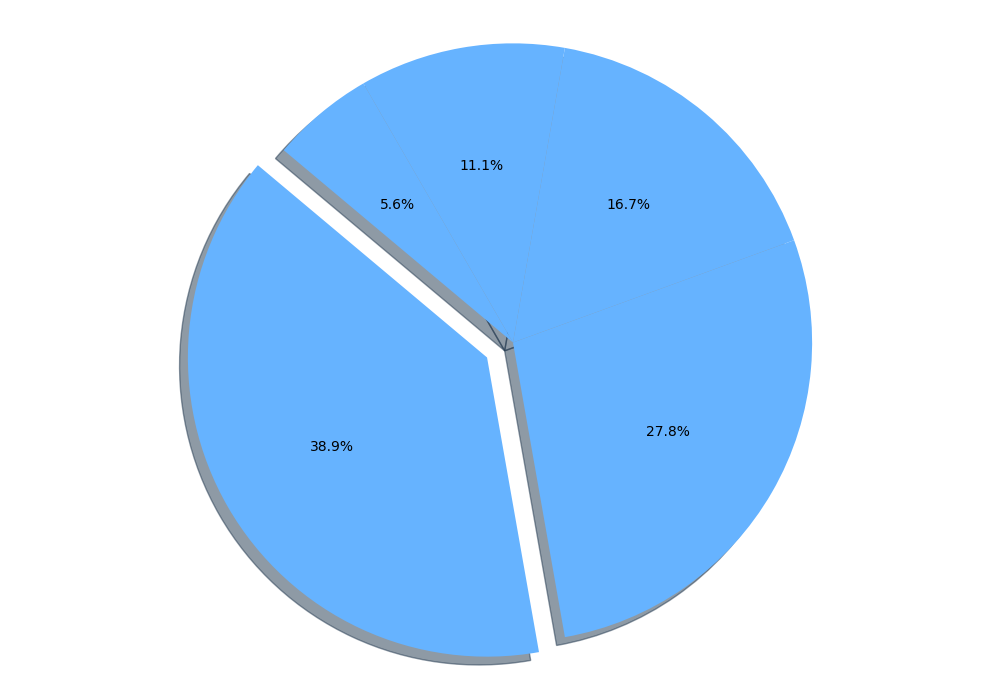

Generate this figure with Python:
import matplotlib.pyplot as plt

# Define energy sources consumption percentages
consumption_percentages = [35, 25, 15, 10, 5]

# Use a single color for all slices
single_color = ['#66b3ff'] * len(consumption_percentages)

# Explode the 'Solar' slice to emphasize it
explode = (0.1, 0, 0, 0, 0)

# Create figure and axis for the pie chart
fig, ax = plt.subplots(figsize=(10, 7))

# Create the pie chart
ax.pie(
    consumption_percentages, 
    explode=explode,
    colors=single_color,
    autopct='%1.1f%%', 
    startangle=140,
    shadow=True
)

ax.axis('equal')
plt.tight_layout()

plt.show()
